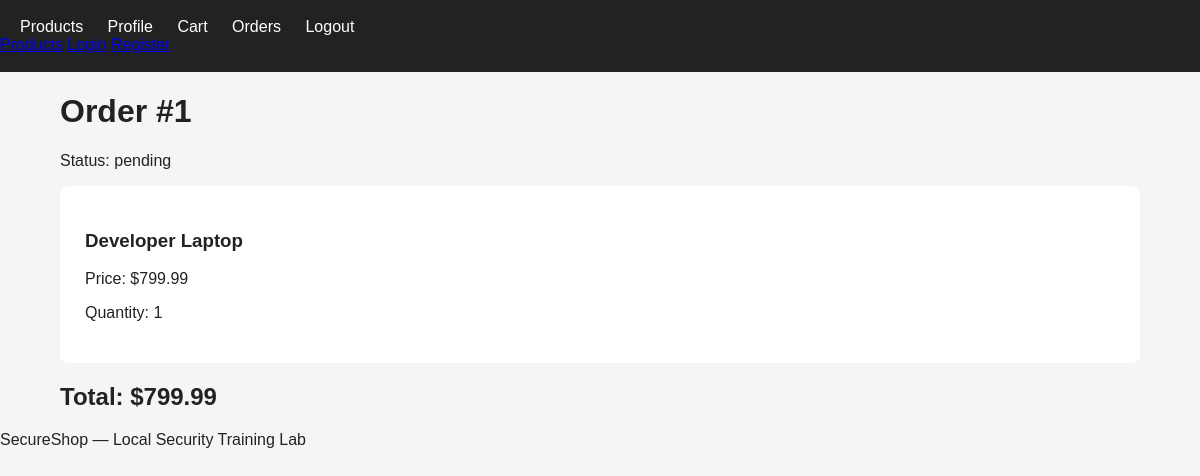
Screenshot of /orders/1 (signed in) with the database file from the repository.
### app/models.py (models this page shows)
class Order(db.Model):
    id = db.Column(
        db.Integer,
        primary_key=True
    )
    user_id = db.Column(
        db.Integer,
        db.ForeignKey("user.id"),
        nullable=False
    )
    total = db.Column(
        db.Float,
        nullable=False
    )
    status = db.Column(
        db.String(30),
        nullable=False,
        default="pending"
    )
    items = db.relationship(
        "OrderItem",
        backref="order",
        lazy=True,
        cascade="all, delete-orphan"
    )

class OrderItem(db.Model):
    id = db.Column(
        db.Integer,
        primary_key=True
    )
    order_id = db.Column(
        db.Integer,
        db.ForeignKey("order.id"),
        nullable=False
    )
    product_id = db.Column(
        db.Integer,
        nullable=False
    )
    product_name = db.Column(
        db.String(150),
        nullable=False
    )
    price = db.Column(
        db.Float,
        nullable=False
    )
    quantity = db.Column(
        db.Integer,
        nullable=False
    )

### app/routes.py (the view)
@main.route("/orders/<int:order_id>")
@login_required
def order_detail(order_id):
    order = Order.query.filter_by(
        id=order_id,
        user_id=session["user_id"]
    ).first_or_404()
    return render_template(
        "order_detail.html",
        order=order
    )

### app/routes.py (called while the page is built)
def login_required(function):
    @wraps(function)
    def wrapper(*args, **kwargs):
        if "user_id" not in session:
            flash("Please log in first.")
            return redirect(url_for("main.login"))
        return function(*args, **kwargs)
    return wrapper

### app/templates/order_detail.html (shortened to what this page needs)
{% extends "base.html" %}
{% block content %}
<h1>Order #{{ order.id }}</h1>
<p>
    Status: {{ order.status }}
</p>
{% for item in order.items %}
<div class="product-card">
    <h3>{{ item.product_name }}</h3>
    <p>
        Price:
        ${{ "%.2f"|format(item.price) }}
    </p>
    <p>
        Quantity: {{ item.quantity }}
    </p>
</div>
{% endfor %}
<h2>
    Total: ${{ "%.2f"|format(order.total) }}
</h2>
{% endblock %}

### app/static/css/style.css (style rules this page uses)
* { box-sizing: border-box; }
body { margin: 0; font-family: Arial, sans-serif; background: #f5f5f5; color: #222; }
.product-card { background: white; padding: 25px; border-radius: 8px; }

### rows the page displays
Order: id "1", status "pending", total "799.99"
OrderItem: product_name "Developer Laptop", price "799.99", quantity "1"
